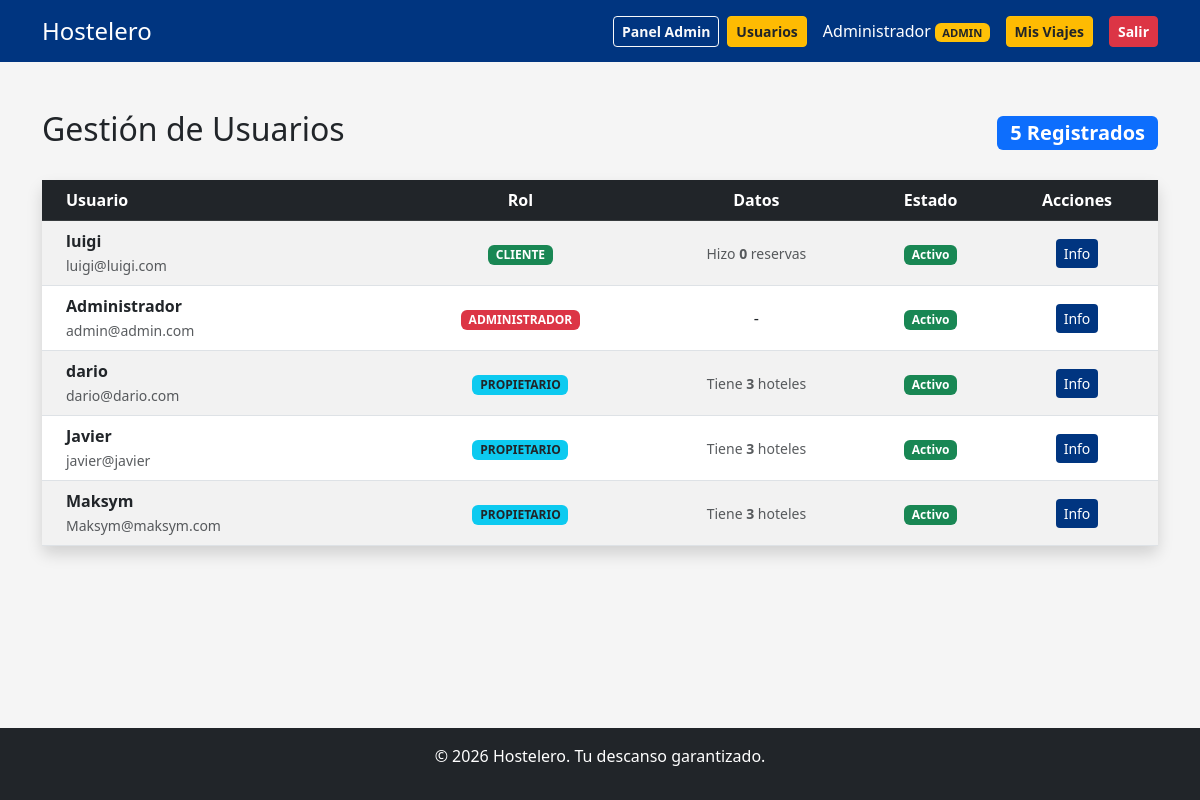
The page /app/admin_usuarios.php (signed in) on the database its author committed.
### tables this page shows
CREATE TABLE `usuario` (
  `id_usuario` int(11) NOT NULL,
  `nombre` varchar(100) NOT NULL,
  `email` varchar(100) NOT NULL,
  `password` varchar(255) NOT NULL,
  `rol` enum('cliente','admin','dueño') DEFAULT 'cliente',
  `estado` varchar(20) DEFAULT 'activo'
);

### app/admin_usuarios.php (the view, shortened to what this page needs)
<?php
require 'includes/db.php';
require 'includes/header.php';
$sql = "SELECT u.*,
        (SELECT COUNT(*) FROM hotel h WHERE h.id_usuario = u.id_usuario) as num_hoteles,
        (SELECT COUNT(*) FROM reserva r WHERE r.id_usuario = u.id_usuario) as num_reservas
        FROM usuario u
        ORDER BY u.rol ASC, u.nombre ASC";
$stmt = $pdo->query($sql);
$usuarios = $stmt->fetchAll();
?>
<div class="container mt-5">
    <div class="d-flex justify-content-between align-items-center mb-4">
        <h2>Gestión de Usuarios</h2>
        <span class="badge bg-primary fs-5"><?php echo count($usuarios); ?> Registrados</span>
    </div>
    <div class="card shadow border-0">
        <div class="card-body p-0">
            <div class="table-responsive">
                <table class="table table-hover table-striped mb-0 align-middle text-center">
                    <thead class="table-dark">
                        <tr>
                            <th class="text-start ps-4">Usuario</th>
                            <th>Rol</th>
                            <th>Datos</th>
                            <th>Estado</th>
                            <th>Acciones</th>
                        </tr>
                    </thead>
                    <tbody>
                        <?php foreach($usuarios as $u): ?>
                        <tr>
                            <td class="text-start ps-4">
                                <strong><?php echo htmlspecialchars($u['nombre']); ?></strong><br>
                                <small class="text-muted"><?php echo htmlspecialchars($u['email']); ?></small>
                            </td>
                            <td>
                                <?php if($u['rol'] == 'admin'): ?>
                                    <span class="badge bg-danger">ADMINISTRADOR</span>
                                <?php elseif($u['rol'] == 'dueño'): ?>
                                    <span class="badge bg-info text-dark">PROPIETARIO</span>
                                <?php else: ?>
                                    <span class="badge bg-success">CLIENTE</span>
                                <?php endif; ?>
                            </td>
                            <td>
                                <?php if($u['rol'] == 'dueño'): ?>
                                    <small class="text-muted">Tiene <b><?php echo $u['num_hoteles']; ?></b> hoteles</small>
                                <?php elseif($u['rol'] == 'cliente'): ?>
                                    <small class="text-muted">Hizo <b><?php echo $u['num_reservas']; ?></b> reservas</small>
                                <?php else: ?>
                                    -
                                <?php endif; ?>
                            </td>
                            <td>
                                <?php
                                    if($u['estado'] == 'pendiente') echo '<span class="badge bg-warning text-dark">Esperando Aprobación</span>';
                                    elseif($u['estado'] == 'activo') echo '<span class="badge bg-success">Activo</span>';
                                    else echo '<span class="badge bg-secondary">Bloqueado</span>';
                                ?>
                            </td>
                            <td>
                                <button type="button" class="btn btn-primary btn-sm" data-bs-toggle="modal" data-bs-target="#modalUser<?php echo $u['id_usuario']; ?>" title="Ver Detalles">
                                    Info
                                </button>
                            </td>
                        </tr>
                        <?php endforeach; ?>
                    </tbody>
                </table>
            </div>
        </div>
    </div>
</div>
<div style="height: 100px;"></div>
<?php require 'includes/footer.php'; ?>

### app/css/style.css (style rules this page uses)
:root { --primary-color: #003580; --secondary-color: #febb02; --bg-light: #f5f5f5 }
body { font-family: Segoe UI, Tahoma, Geneva, Verdana, sans-serif; background: #f5f5f5; color: #212529; margin: 0 }
.btn-primary { background: var(--primary-color); border: 0; color: #fff }

### app/includes/header.php (style rules this page uses)
html, body { height: 100%; margin: 0; }
body { display: flex; flex-direction: column; min-height: 100vh; }

### rows shown on the page
usuario: nombre "luigi", email "luigi@luigi.com", rol "CLIENTE", num_reservas "0", estado "Activo"
usuario: nombre "Administrador", email "admin@admin.com", rol "ADMINISTRADOR", estado "Activo"
usuario: nombre "dario", email "dario@dario.com", rol "PROPIETARIO", num_hoteles "3", estado "Activo"
usuario: nombre "Javier", email "javier@javier", rol "PROPIETARIO", num_hoteles "3", estado "Activo"
usuario: nombre "Maksym", email "Maksym@maksym.com", rol "PROPIETARIO", num_hoteles "3", estado "Activo"

### other values the page prints
$_SESSION['user_name'] "Administrador"
$_SESSION['user_role'] "ADMIN"
count($usuarios) "5"
